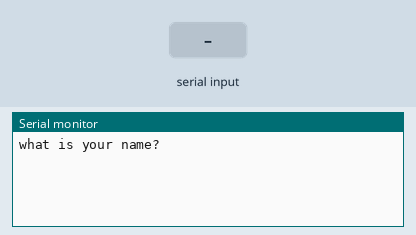
This sketch was run on a simulated Arduino Uno, built with avr-gcc and run on an emulated ATmega328P. On the bench: the last lines printed to the serial monitor. Inputs (shaded band) come from the test bench.

Above: at 1.2 s.
1.3 s: "1" received over Serial
At 3.4 s:
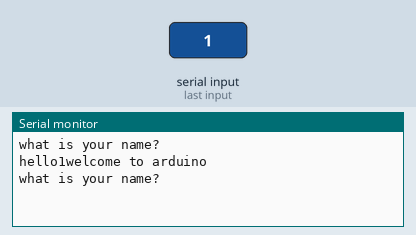
3.8 s: "0" received over Serial
At 5.2 s:
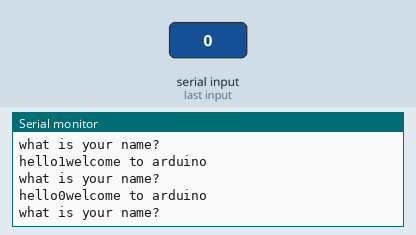
5.3 s: "2" received over Serial
At 7.6 s:
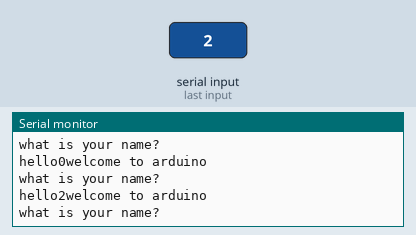

Measured:
- after the input at 1.3 s, the serial monitor: prints a new line after 1.0 s (image 1)
- after the input at 3.8 s, the serial monitor: prints a new line after 1.0 s (image 2)
- after the input at 5.3 s, the serial monitor: prints a new line after 1.0 s (image 3)

The sketch:

string.ino
```cpp
String Name;
String msg="what is your name? ";
String msg2="hello";
String msg3="welcome to arduino";
void setup() {
  // put your setup code here, to run once:
Serial.begin(9600);

}

void loop() {
  // put your main code here, to run repeatedly:
Serial.println(msg);
while(Serial.available()==0){

}
Name=Serial.readString();
Serial.print(msg2);
Serial.print(Name);
Serial.println(msg3);
}
```
